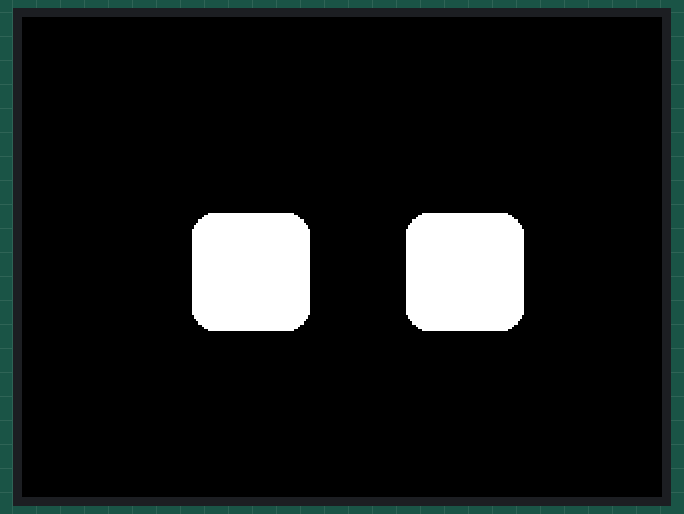
The sketch below on a simulated ESP32-S3. Parts: 320×240 colour display. Random numbers use the default seed unless the sketch sets one.

Above: at 2.3 s.
At 8.42 s:
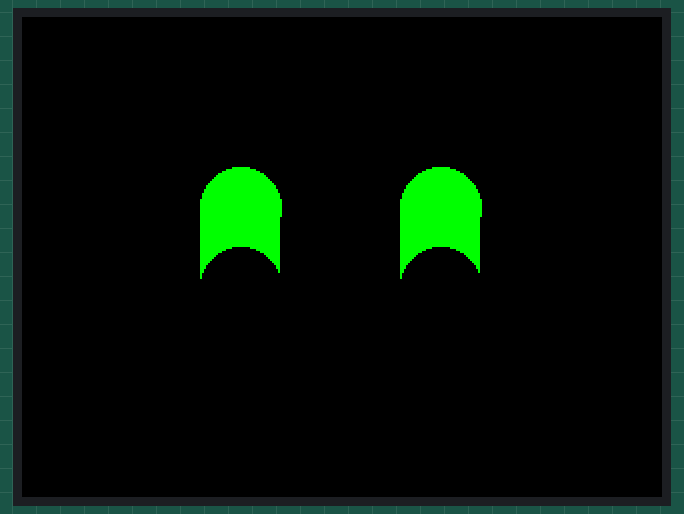
At 13.96 s:
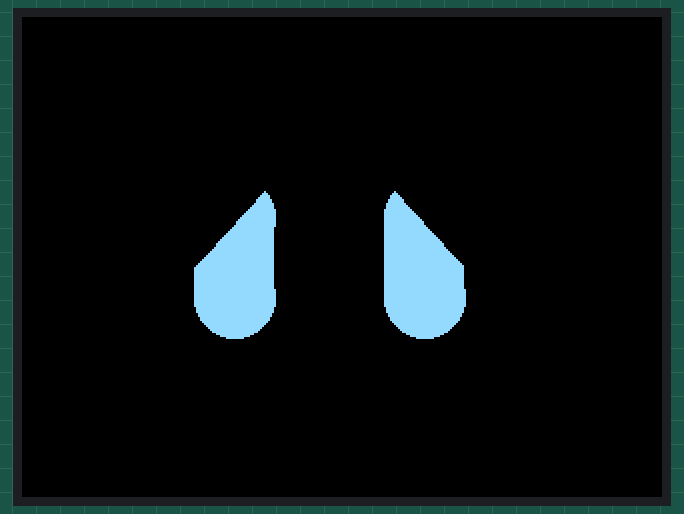
At 19.73 s:
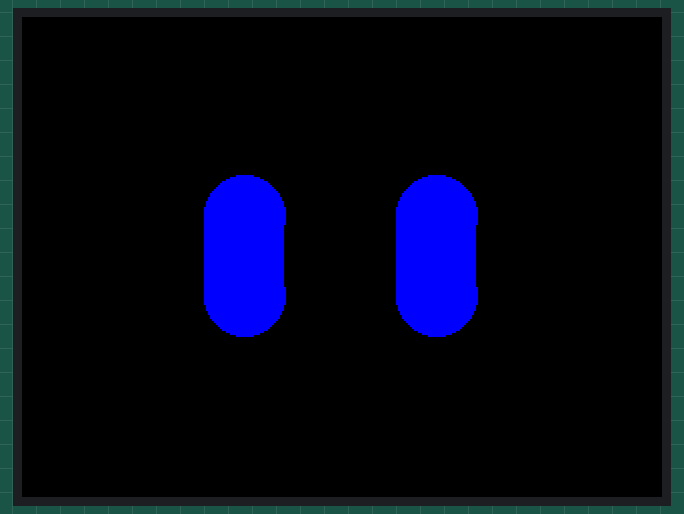
At 25.4 s:
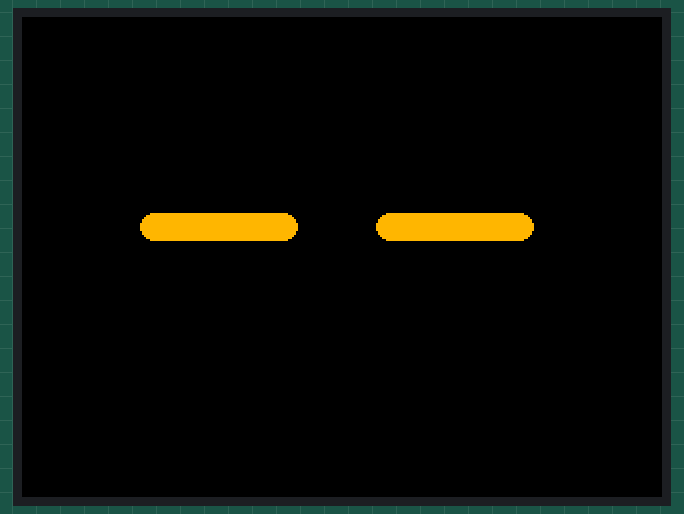
At 37.9 s:
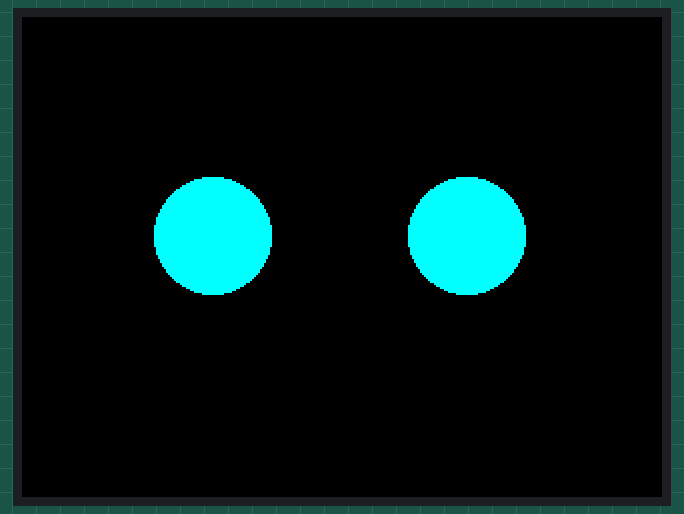

The sketch:

TFT-LCD.ino
```cpp
#include <TFT_eSPI.h>
#include "RoboEyesTFT_eSPI.h"

// portrait=false, rotation=3 → 320x240 landscape
TFT_eSPI tft = TFT_eSPI();
TFT_RoboEyes roboEyes(tft, false, 3);

// 감정 순환 테스트 구성
struct MoodPreset {
  uint8_t mood;
  uint16_t color;
  uint16_t bgColor;
  uint8_t eyeWidth;
  uint8_t eyeHeight;
  uint8_t borderRadius;
  int spaceBetween;  // 눈 사이 거리
};

const MoodPreset moodTests[] = {
  // mood, color, bgColor, eyeW, eyeH, borderRadius, spaceBetween
  {DEFAULT,    TFT_WHITE,   TFT_BLACK, 60, 60, 12, 50},  // 기본
  {TIRED,      TFT_ORANGE,  TFT_BLACK, 80, 30, 10, 40},  // 졸린 눈
  {HAPPY,      TFT_GREEN,   TFT_BLACK, 40, 90, 20, 60},  // 즐거운 눈
  {ANGRY,      TFT_RED,     TFT_BLACK, 40, 90, 20, 55},  // 화난 눈
  {SAD,        TFT_SKYBLUE, TFT_BLACK, 40, 90, 20, 55},  // 슬픈 눈
  {SURPRISED,  TFT_CYAN,    TFT_BLACK, 60, 60, 30, 70},  // 놀란 눈
  {CALM,       TFT_BLUE,    TFT_BLACK, 40, 90, 20, 55},  // 차분한 눈
};

const size_t moodTestCount = sizeof(moodTests) / sizeof(moodTests[0]);

unsigned long shapeTimer = 0;
size_t currentMoodIndex = 0;

void applyMoodPreset(size_t index) {
  const MoodPreset &preset = moodTests[index];
  roboEyes.setColors(preset.color, preset.bgColor);
  roboEyes.setWidth(preset.eyeWidth, preset.eyeWidth);
  roboEyes.setHeight(preset.eyeHeight, preset.eyeHeight);
  roboEyes.setBorderradius(preset.borderRadius, preset.borderRadius);
  roboEyes.setSpacebetween(preset.spaceBetween);  // 각 감정마다 눈 사이 거리 설정
  roboEyes.setMood(preset.mood);
}

void setup() {
  tft.init();
  tft.setRotation(3);   // ✔ 가로 320x240

  // RoboEyes 화면 크기 (landscape)
  roboEyes.setScreenSize(320, 240);

  // 50 FPS
  roboEyes.begin(50);

  // 자동 깜빡임 + idle (마지막 두 파라미터: X축 범위, Y축 범위)
  roboEyes.setAutoblinker(true, 2, 1);
  roboEyes.setIdleMode(true, 4, 1, 15, 15);  // 가운데 기준 ±15픽셀 범위

  shapeTimer = millis();
  applyMoodPreset(currentMoodIndex);
}

void loop() {
  roboEyes.update();

  // 3초마다 다음 감정
  if (millis() - shapeTimer > 3000) {
    shapeTimer = millis();
    currentMoodIndex = (currentMoodIndex + 1) % moodTestCount;
    applyMoodPreset(currentMoodIndex);
  }
}
```

Source omitted: RoboEyesTFT_eSPI.h (23204 bytes)

Measured:
- what the display in image 0 shows lasts 0.5 s, from 2.1 s to 2.6 s
- what the display in image 4 shows lasts 1.3 s, from 25.3 s to 26.6 s
- what the display in image 5 shows lasts 0.7 s, from 37.9 s to 38.6 s
